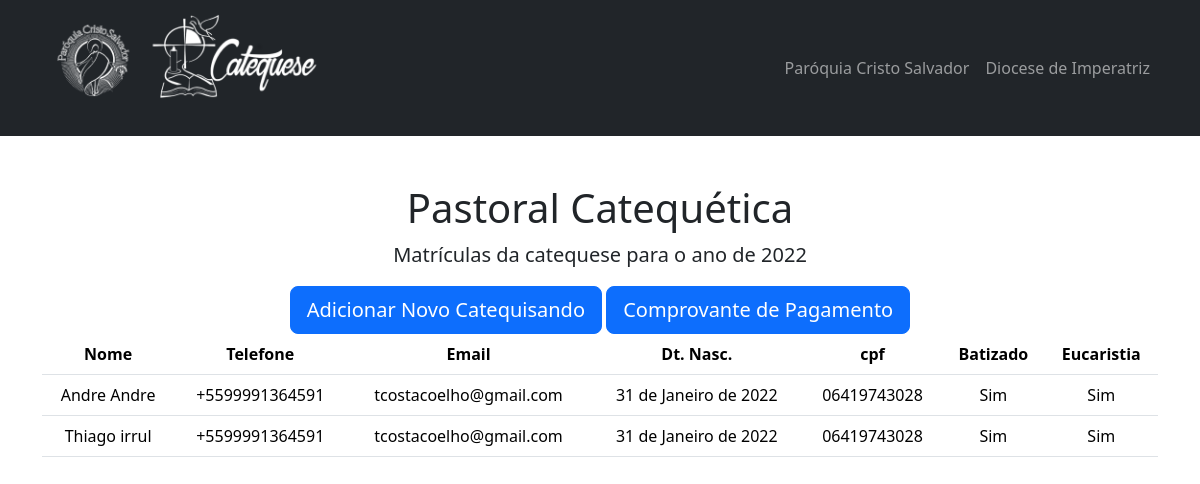
Page /cpf_validate/06419743028 on the committed database.
### matriculas/matricula/models.py (models this page shows, shortened)
class Matricula(models.Model):
    user = models.ForeignKey(settings.AUTH_USER_MODEL, on_delete=models.CASCADE, null=True, blank=True)
    name = models.CharField('Nome compeleto', max_length=300)
    phone = models.CharField("Telefone", max_length=20, blank=True)
    email = models.EmailField("Email")
    birth_date = models.DateField('Data de Nascimento', max_length=300)
    document = models.ImageField(verbose_name="Foto documento de identificação",  upload_to='documents/', blank=True)
    cpf = BRCPFField("CPF do responsável", max_length=20, blank=True)
    mother_name = models.CharField('Nome da Mãe', max_length=300)
    address = models.CharField('Endereço Completo', max_length=500)
    created_date = models.DateTimeField(default=timezone.now)
    last_class = models.CharField("Última turma de catequese", max_length=20, null=True, blank=True)
    last_year = models.IntegerField(
        "Último ano na catequese", validators=[MinValueValidator(2000), MaxValueValidator(2022)], null=True, blank=True
    )
    baptized = models.BooleanField("Já foi Batizado", default=False)
    eucharisted = models.BooleanField("Recebeu Eucaristia", default=False)
    baptism = models.ImageField(verbose_name="Foto Lembrança do Batismo", upload_to='documents/', blank=True)
    eucharist = models.ImageField(verbose_name="Foto Lembrança da Eucaristia", upload_to='documents/', blank=True)

### matriculas/matricula/views.py (the view)
# urls.py: path('cpf_validate/', views.cpf_not_validate, name='cpf_not_validate'),
def cpf_validate(request, cpf):
    cpf = input_mask_remove(cpf)
    if request.method == 'GET':
        matriculas = Matricula.objects.all()
        if cpf:
            matriculas = matriculas.filter(cpf=cpf)
        else:
            return HttpResponseNotFound("Impossível prosseguir sem CPF")
        return render(request, 'matricula/cpf_validate.html', {'cpf': cpf, 'matriculas': matriculas})

### matriculas/matricula/views.py (called while the page is built)
def input_mask_remove(value):
    regex_syntax = r"\D"
    value = re.sub(regex_syntax, "", value)
    return value

### templates/matricula/cpf_validate.html
{% extends 'matricula/base.html' %}
{% block content %}
<div>
  <a class="btn btn-primary btn-lg btn-block" href="{% url 'catequisando' cpf %}">Adicionar Novo Catequisando</a>
  {% if matriculas.count %}
  <a class="btn btn-primary btn-lg btn-block" href="{% url 'proof_list' cpf %}">Comprovante de Pagamento</a>
  {% endif %}
</div>
<table class="table">
  <thead>
    <tr>
      <th>Nome</th>
      <th>Telefone</th>
      <th>Email</th>
      <th>Dt. Nasc.</th>
      <th>cpf</th>
      <th>Batizado</th>
      <th>Eucaristia</th>
    </tr>
  </thead>
  <tbody>
    {% for matricula in matriculas %}
    <tr>
      <td>{{matricula.name}}</td>
      <td>{{matricula.phone}}</td>
      <td>{{matricula.email}}</td>
      <td>{{matricula.birth_date}}</td>
      <td>{{matricula.cpf}}</td>
      <td>{% if matricula.baptized %} Sim {% else %} Não {% endif %}</td>
      <td>{% if matricula.eucharisted %} Sim {% else %} Não {% endif %}</td>
    </tr>
    {% empty %}
    <tr class="group">
      <td colspan="7" class="text-center">Nenhum catequisando cadastrado</td>
    </tr>
    {% endfor %}
  </tbody>
</table>
{% endblock %}

### templates/matricula/base.html (shortened to what this page needs)
{% load static %}
<!DOCTYPE html>
<html lang="pt-br">
    <head>
    </head>
    <body>
      {% load bootstrap5 %}
      {% bootstrap_css %}
        <nav class="navbar navbar-expand-lg navbar-dark bg-dark">
            <div class="container">
                <a class="navbar-brand" href="/">
                  <img class="d-block mx-auto mb-4"
                  src="{% static 'icons/logob.png' %}"
                  width="288"
                  >
                </a>
                <div class="collapse navbar-collapse" id="navbarSupportedContent">
                    <ul class="navbar-nav ms-auto mb-2 mb-lg-0">
                        <li class="nav-item"><a class="nav-link" aria-current="page" href="#">Paróquia Cristo Salvador</a></li>
                        <li class="nav-item"><a class="nav-link" href="#">Diocese de Imperatriz</a></li>
                    </ul>
                </div>
            </div>
        </nav>
        <div class="container">
            <div class="text-center mt-5">
                <h1>Pastoral Catequética</h1>
                <p class="lead">Matrículas da catequese para o ano de 2022</p>
                {% block content %}
                {% endblock %}
            </div>
        </div>
    </body>
</html>

### rows in the picture
Matricula: name "Andre Andre", phone "+5599991364591", email "tcostacoelho@gmail.com", birth_date "31 de Janeiro de 2022", cpf "06419743028", baptized "Sim", eucharisted "Sim"
Matricula: name "Thiago irrul", phone "+5599991364591", email "tcostacoelho@gmail.com", birth_date "31 de Janeiro de 2022", cpf "06419743028", baptized "Sim", eucharisted "Sim"
